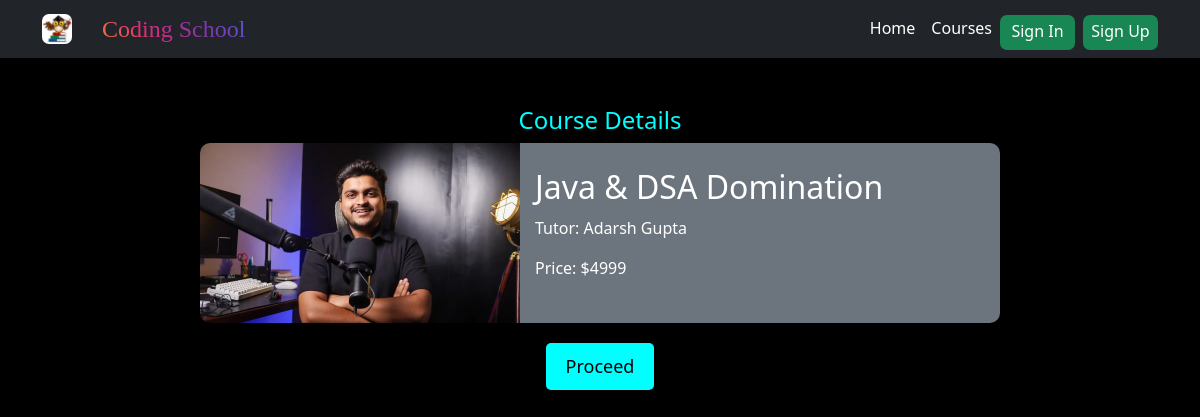
The page /course_details/1 on the database its author committed.
### shery_app/models.py (models this page shows, shortened)
class course(models.Model):
    Image=models.FileField(upload_to='images/')
    Title=models.CharField(max_length=50)
    Description=models.CharField(max_length=400)
    Tutor=models.CharField(max_length=50)
    Topics=models.JSONField()
    Price=models.IntegerField()

### shery_app/views.py (the view)
# urls.py: path('course_details/<int:id>',buyCourse,name='buy'),
def buyCourse(request,id):
      course_data=course.objects.get(id=id)
      return render(request,'buy.html',{'data':course_data})

### template/buy.html (shortened to what this page needs)
{% load static %}
<!DOCTYPE html>
<html lang="en">
<head>
    <link href="https://cdn.jsdelivr.net/npm/bootstrap@5.3.3/dist/css/bootstrap.min.css" rel="stylesheet">
</head>
<body>
    {% include 'header.html' %}
    <div class='d-flex flex-column justify-content-center align-items-center mt-5'>
        <h4 style='color:rgb(0,255,255);'>Course Details</h4>
        <div class="course-container">
          <div class="course-image">
              <img src="{{ data.Image.url }}" alt="Course Image">
          </div>
          <div class="course-details">
              <h2>{{ data.Title }}</h2>
              <p>Tutor: {{ data.Tutor }}</p>
              <p>Price: ${{ data.Price }}</p>
          </div>
      </div>
      <a href="{% url 'enroll' data.id %}"><button class="proceed-button" >Proceed</button></a>
    </div>
</body>
</html>

### template/buy.html (style rules this page uses)
a { color: white; text-decoration:none; }
body { background-color:black; }
.course-container { display: flex; flex-direction: column; background-color: black; color: white; max-width: 800px; width: 90%; border-radius: 10px; overflow: hidden; box-shadow: 0 4px 8px rgba(0, 0, 0, 0.3); }
.course-image { width: 100%; max-height: 300px; overflow: hidden; }
.course-image img { width: 100%; height: auto; object-fit: cover; }
.course-details { background-color: #6c757d; padding: 15px; text-align: left; display: flex; flex-direction: column; }
.course-details h2, .course-details h3, .course-details h4 { margin: 10px 0; }
.proceed-button { margin: 20px auto; display: block; background-color:rgb(0,255,255); color: black; border: none; padding: 10px 20px; font-size: 18px; border-radius: 5px; cursor: pointer; text-align: center; }
@media (min-width: 768px) { .course-container { flex-direction: row; } }
@media (min-width: 768px) { .course-image { width: 40%; } }
@media (min-width: 768px) { .course-details { width: 60%; } }

### rows shown on the page
course: Image (picture), Title "Java & DSA Domination", Tutor "Adarsh Gupta", Price "4999"
